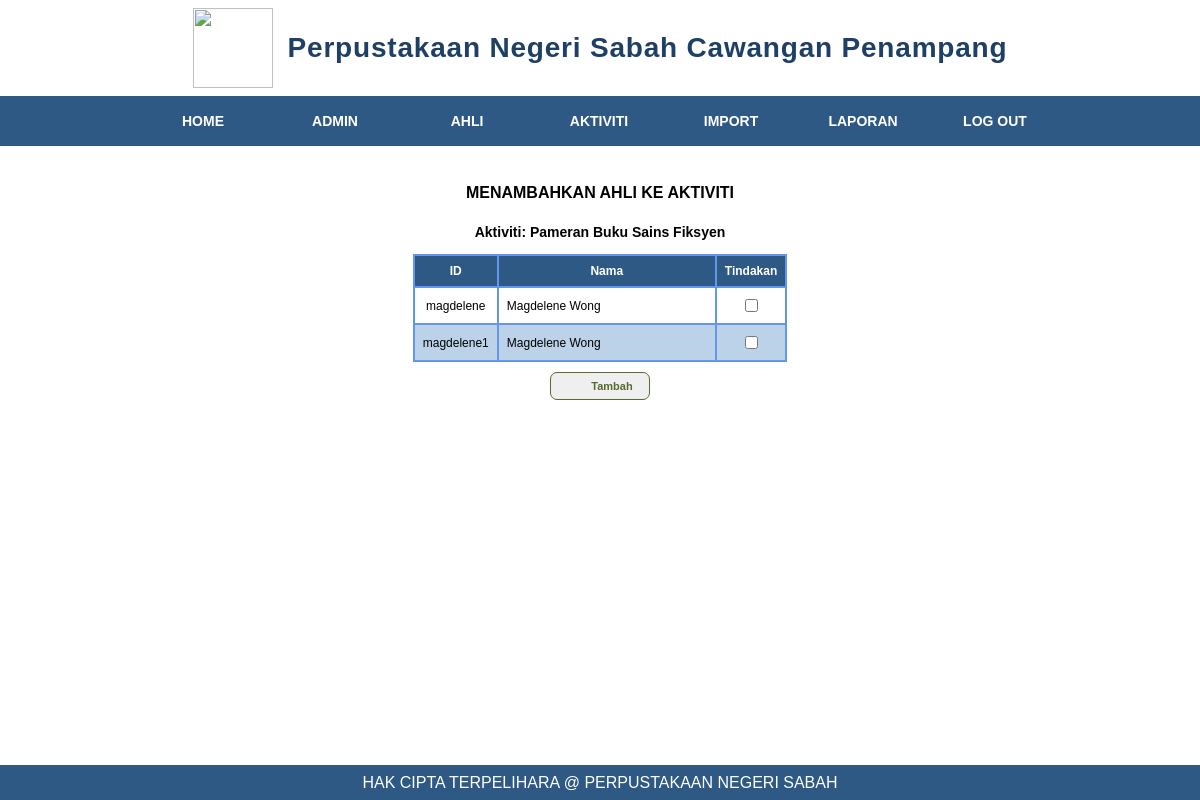
/kehadiran_ahli.php?idaktiviti=A1, run on the app's committed database.
### tables this page shows
CREATE TABLE `aktiviti` (
  `idaktiviti` varchar(3) NOT NULL,
  `namaaktiviti` varchar(50) NOT NULL,
  `tempat` varchar(30) NOT NULL,
  `tarikhmasa` datetime NOT NULL,
  `gambar` varchar(30) NOT NULL,
  `idadmin` varchar(3) NOT NULL
);

CREATE TABLE `ahli` (
  `idahli` varchar(15) NOT NULL,
  `password` varchar(30) NOT NULL,
  `namaahli` varchar(30) NOT NULL
);

### kehadiran_ahli.php (the view, shortened to what this page needs)
<?php
include("sambungan.php");
include("admin_menu.php");
?>
<link rel="stylesheet" href="aasenarai.css">
<link rel="stylesheet" href="aabutton.css">
<main>
    <form action="kehadiran_insert.php" method="post">
        <table>
            <tr>
                <th>ID</th>
                <th>Nama</th>
                <th>Tindakan</th>
            </tr>
            <?php
                if(isset($_GET['idaktiviti']))
                    $idaktiviti = $_GET['idaktiviti'];
                $sql = "select * from aktiviti where idaktiviti = '$idaktiviti'";
                $result = mysqli_query($sambungan, $sql);
                $aktiviti = mysqli_fetch_array($result);
                $namaaktiviti = $aktiviti["namaaktiviti"];
                echo "<div class='laporan'>
                <h3 class='tajuk'>MENAMBAHKAN AHLI KE AKTIVITI</h3>
                <h3 class='laporan'>Aktiviti: $namaaktiviti<br>
                </div>";
                $sql = "select * from ahli where idahli
                    NOT IN (SELECT idahli FROM kehadiran WHERE idaktiviti = '$idaktiviti');";
                $result = mysqli_query($sambungan, $sql);
                while($ahli = mysqli_fetch_array($result)){
                    echo "<tr><td>$ahli[idahli]</td>
                    <td class='nama'>$ahli[namaahli]</td>
                    <td><input type='checkbox' name='$ahli[idahli]'></td></tr>";
                }
            ?>
        </table>
        <center>
            <button class="tambah" type="submit" name="submit">Tambah</button>
        </center>
    </form>
</main>
<?php
include("footer.php");
?>

### aamenu.css (style rules this page uses)
main { display: block; padding-bottom: 40px; }

### aasenarai.css (style rules this page uses)
table { font-family: 'Poppins', sans-serif; font-size: 12px; font-weight: normal; text-align: center; margin: 0px auto; border-collapse: collapse; clear: left; }
h3 { font-family: 'Poppins', sans-serif; }
h3.tajuk { font-size: 16px; padding: 8px; margin: 0px auto; border-radius: 10px; color: black; margin-top: 30px; }
h3.laporan { font-size: 14px; color: black; }
div.laporan { width: 100%; text-align: center; }
td,th { padding: 8px; border: 2px solid cornflowerblue; }
td.nama { width: 200px; text-align: left; }
tr:nth-child(odd) { background-color: #BCD2E8; }
tr:nth-child(even) { background-color: white; }
th { font-weight: bold; color: white; background-color: #2e5984; }

### aabutton.css (style rules this page uses)
button { font-family: 'Poppins', sans-serif; font-weight: bold; font-size: 11px; text-align: center; color: darkolivegreen; width: 100px; padding: 7px 8px 7px 32px; border: 1px solid darkolivegreen; border-radius: 7px; margin-top: 10px; background-position: 5px; background-size: 35px; background-repeat: no-repeat; }
button.tambah { background-image: url(imej/tambah.png); }

### data on the page
aktiviti: namaaktiviti "Pameran Buku Sains Fiksyen"
ahli: idahli "magdelene", namaahli "Magdelene Wong"
ahli: idahli "magdelene1", namaahli "Magdelene Wong"
